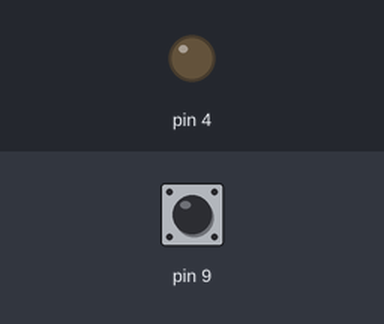
A sketch run on a simulated Arduino Uno, built with avr-gcc and run on an emulated ATmega328P. Shown: output pins drawn as LEDs (lit = HIGH). Dashed ring = blinking. The inputs (shaded band) are chosen by the test bench; at power-on: pin 9 HIGH.

Above: at 1.2 s.
1.3 s: pin 9 pulled LOW for 1 s
At 1.48 s:
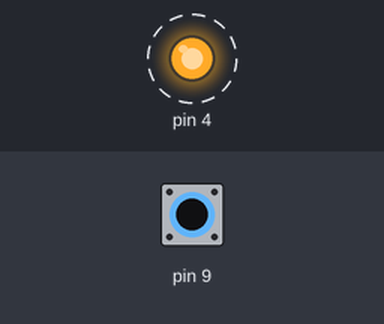
3.8 s: pin 9 pulled LOW for 3.2 s
At 8.2 s:
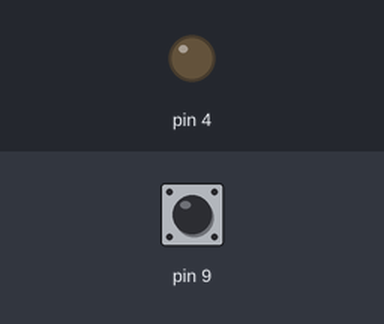
Timing chart, 0 to 9.7 s (numbered marks = the images above; inputs shaded):
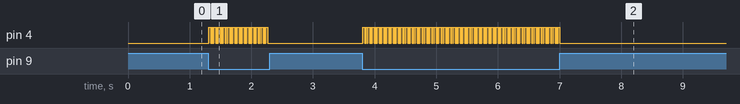

Measured:
- after the input at 1.3 s, pin 4: alternates HIGH for 0.03 s and LOW for 0.02 s, 50 changes in all, then stays LOW, starting at once
- after the input at 3.8 s, pin 4: alternates HIGH for 0.02 s and LOW for 0.02 s, 166 changes in all, then stays LOW, starting at once

The sketch:

Barker7LED.ino
```cpp
bool barker[] = {true, true, true, false, false, true, false};
int pos = 0;
int cycle = 10;
int last = 0;
int cur;


// the setup function runs once when you press reset or power the board
void setup() {
  // initialize digital pin LED_BUILTIN as an output.
  pinMode(4, OUTPUT);
  pinMode(9, INPUT_PULLUP);
}

// the loop function runs over and over again forever
void loop(){
  if (digitalRead(9) == 0){
    cur = millis();
    if (cur-last > cycle){
      if (barker[pos]){
        digitalWrite(4, HIGH);
      } else {
        digitalWrite(4, LOW);
      }
      last = cur;
      pos++;
      if (pos > 6){
        pos = 0;
      }
    }
  } else {
    pos = 0;
    last = millis();
    digitalWrite(4, LOW);
  }

}
```
